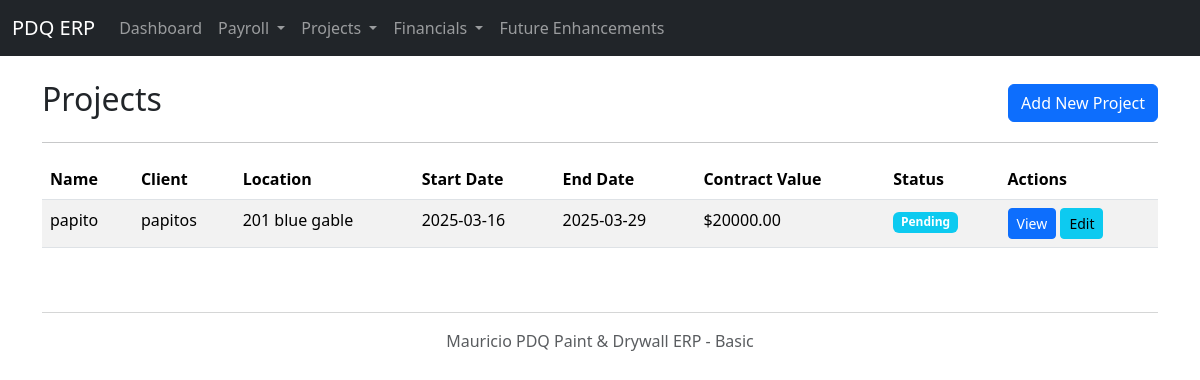
The app's page /projects with its own data.
### models.py (models this page shows, shortened)
class Project(db.Model):
    id = db.Column(db.Integer, primary_key=True)
    name = db.Column(db.String(150), nullable=False)
    project_id_str = db.Column(db.String(50), unique=True)
    client_name = db.Column(db.String(100))
    location = db.Column(db.String(200))
    start_date = db.Column(db.Date)
    end_date = db.Column(db.Date)
    contract_value = db.Column(db.Float)
    description = db.Column(db.Text)
    status = db.Column(db.Enum(ProjectStatus), default=ProjectStatus.PENDING, nullable=False)

### app.py (the view)
@app.route('/projects')
def projects():
    all_projects = Project.query.order_by(Project.start_date.desc()).all()
    return render_template('projects.html', projects=all_projects)

### templates/projects.html (shortened to what this page needs)
{% extends "layout.html" %}
{% block content %}
<div class="d-flex justify-content-between align-items-center mb-3">
    <h2>Projects</h2>
    <a href="{{ url_for('add_project') }}" class="btn btn-primary">Add New Project</a>
</div>
<hr>
{% if projects %}
<div class="table-responsive">
    <table class="table table-striped table-hover">
        <thead>
            <tr>
                <th>Name</th>
                <th>Client</th>
                <th>Location</th>
                <th>Start Date</th>
                <th>End Date</th>
                <th>Contract Value</th>
                <th>Status</th>
                <th>Actions</th>
            </tr>
        </thead>
        <tbody>
            {% for project in projects %}
            <tr>
                <td>{{ project.name }}</td>
                <td>{{ project.client_name }}</td>
                <td>{{ project.location }}</td>
                <td>{{ project.start_date.strftime('%Y-%m-%d') if project.start_date else "Not set" }}</td>
                <td>{{ project.end_date.strftime('%Y-%m-%d') if project.end_date else "Not set" }}</td>
                <td>{{ "$%.2f"|format(project.contract_value) if project.contract_value else "Not set" }}</td>
                <td>
                    <span class="badge bg-{{ 'info' if project.status.name == 'PENDING' else 'success' if project.status.name == 'IN_PROGRESS' else 'primary' if project.status.name == 'COMPLETED' else 'warning' if project.status.name == 'INVOICED' else 'dark' if project.status.name == 'PAID' else 'secondary' }}">
                        {{ project.status.value }}
                    </span>
                </td>
                <td>
                    <a href="{{ url_for('project_detail', id=project.id) }}" class="btn btn-sm btn-primary">View</a>
                    <a href="{{ url_for('edit_project', id=project.id) }}" class="btn btn-sm btn-info">Edit</a>
                </td>
            </tr>
            {% endfor %}
        </tbody>
    </table>
</div>
{% else %}
<div class="alert alert-info">
    No projects found. <a href="{{ url_for('add_project') }}" class="alert-link">Add your first project</a>.
</div>
{% endif %}
{% endblock %}

### records on screen
Project: name "papito", client_name "papitos", location "201 blue gable", start_date "2025-03-16", end_date "2025-03-29", contract_value "$20000.00", status.value "Pending"
